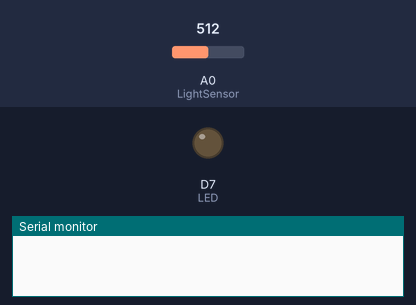
The sketch below on a simulated ESP8266 (NodeMCU). Parts: output pins drawn as LEDs (lit = HIGH), the last lines printed to the serial monitor. The test bench sets the inputs (shaded band); at power-on: A0 (LightSensor) = 512. WiFi joins after 1.5 s; servers stay silent unless stated; uploads are accepted with an empty reply.

Above: at 0.0 s.
At 3.7 s:
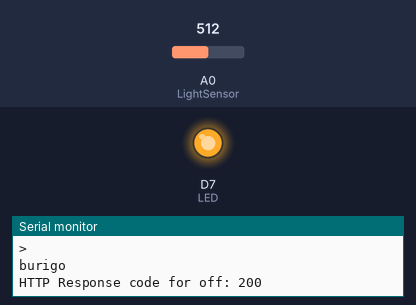
3.8 s: A0 (LightSensor) set to 190
Timing chart, 0 to 6.8 s (numbered marks = the images above; inputs shaded):
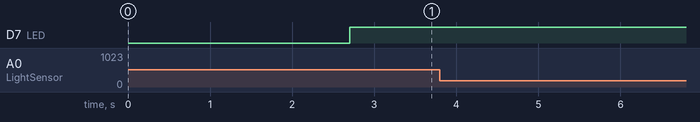

The sketch:

bulb.ino.ino
```cpp
#include <ESP8266WiFi.h>
#include <ESP8266HTTPClient.h>
#define LED D7
#define LightSensor A0
WiFiClient wifiClient;
const int threshold = 200;
void setup() {
pinMode(LED, OUTPUT);
connectWifi();    // LED pin as output.
}
void loop() {
  Serial.println(analogRead(LightSensor));
  processResponse();
  lowlight();
  delay(200);
}
void processResponse(){
  HTTPClient http;
  // String Link = "http://iot.benax.rw/projects/38db9f4aba26c82191c27b38d92aac2c/bulb/device.php";
  String Link = "http://192.168.0.172/bulb/device.php";

  http.begin(wifiClient,Link);     //Specify request destination

  int httpCode = http.GET();            //Send the request
  String payload = http.getString();    //Get the response payload

  // Serial.println(httpCode);
  Serial.println("> "+payload);

  if(payload == "on"){
    digitalWrite(LED,LOW);
  }else{
    digitalWrite(LED,HIGH);
  }    //Print request response payload

  http.end();  //Close connection
}

void connectWifi(){
  Serial.begin(115200);
  WiFi.mode(WIFI_OFF);        //Prevents reconnection issue (taking too long to connect)
  delay(1000);
  WiFi.mode(WIFI_STA);        //This line hides the viewing of ESP as wifi hotspot
  WiFi.begin("Benax-WiFi(2.4G)","Rc@Nyabihu2023");     //Connect to your WiFi router
  Serial.println("");
  Serial.print("Connecting");
  // Wait for connection
  while (WiFi.status() != WL_CONNECTED) {
    delay(500);
    Serial.print(".");
  }
  //If connection successful show IP address in serial monitor
  Serial.print("Connected to ");
  Serial.println("RCA-WIFI");
  Serial.print("IP address: ");
  Serial.println(WiFi.localIP());  //IP address assigned to your ESP
}

void lowlight(){
  Serial.println("burigo");
   if (analogRead(LightSensor) > threshold) {
     HTTPClient http;
     http.begin(wifiClient,"http://192.168.0.172/bulb/getstatus.php");
     http.addHeader("Content-Type", "application/x-www-form-urlencoded");
     String RequestData = "status=off";
     int ResponseCode = http.POST(RequestData);
      Serial.print("HTTP Response code for off: ");
      Serial.println(ResponseCode);
     http.end();
  }else {
    HTTPClient http;
     http.begin(wifiClient,"http://192.168.0.172/bulb/getstatus.php");
     http.addHeader("Content-Type", "application/x-www-form-urlencoded");
     String RequestData = "status=on";
     int ResponseCode = http.POST(RequestData);
      Serial.print("HTTP Response code for on: ");
      Serial.println(ResponseCode);
     http.end();
  }
}
```
